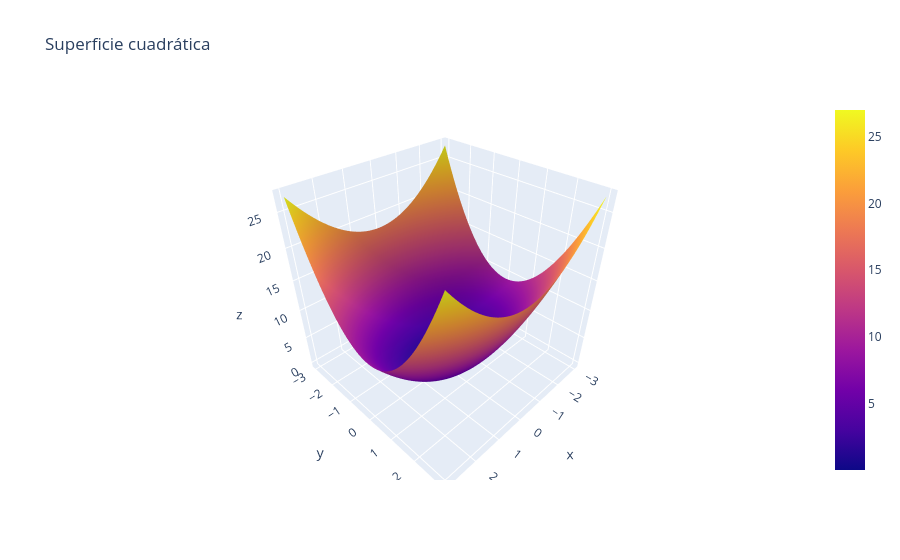

Source (notebook cell):
### Markdown cell above
## Ejemplo en 3D (Plotly)

### Code cell
import numpy as np
import plotly.graph_objects as go

x = np.linspace(-3,3,100)
y = np.linspace(-3,3,100)
X, Y = np.meshgrid(x,y)

Z = X**2 + 2*Y**2

fig = go.Figure(data=[go.Surface(x=X, y=Y, z=Z)])
fig.update_layout(title="Superficie cuadrática")
fig.write_image(r"C:\Users\marco\Downloads\superficie_cuadratica_1.png")
fig.show()

### Figure 1 — Plotly figure (JSON) as saved in the notebook; plotly's stock layout.template omitted (floating-point values rounded to 4 significant figures; data arrays with more than 128 entries replaced by an {"elided": "..."} marker saying what was removed)
{"data": [{"type": "surface", "x": {"elided": "100x100 float values"}, "y": {"elided": "100x100 float values"}, "z": {"elided": "100x100 float values"}}], "layout": {"title": {"text": "Superficie cuadrática"}}}
